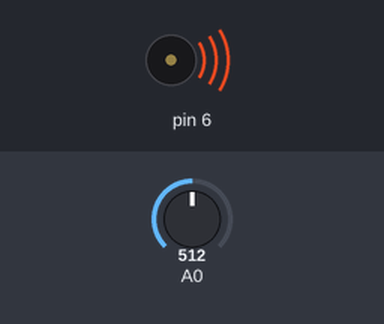
The sketch below on a simulated Arduino Uno, built with avr-gcc and run on an emulated ATmega328P. On the bench: buzzer (waves = sounding). Inputs (shaded band) come from the test bench; at power-on: A0 = 512. What the sketch prints to the serial monitor is not drawn.

Above: at 0.05 s.
Timing chart, 0 to 3.0 s (numbered marks = the images above):
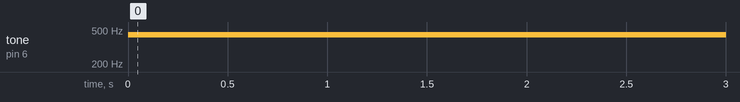

Measured:
- by itself, tone on pin 6: silent → 440 Hz at 0.00 s

The sketch:

ex4_4.ino
```cpp
void setup(){
  Serial.begin(9600);
}

void loop() {
  int sensor = analogRead(A0);
  if(sensor > 500 && sensor < 800)
  {
    play(440);
    Serial.println(sensor);
  }
  else if (sensor > 0 && sensor < 500){
    play(220);
    Serial.println(sensor);
  }
  else{
    play(880);
    Serial.println(sensor);
  }
}//end loop

void play(int freq) {
  tone(6, freq, 200);
  delay(200);
  noTone(6);
}
```
